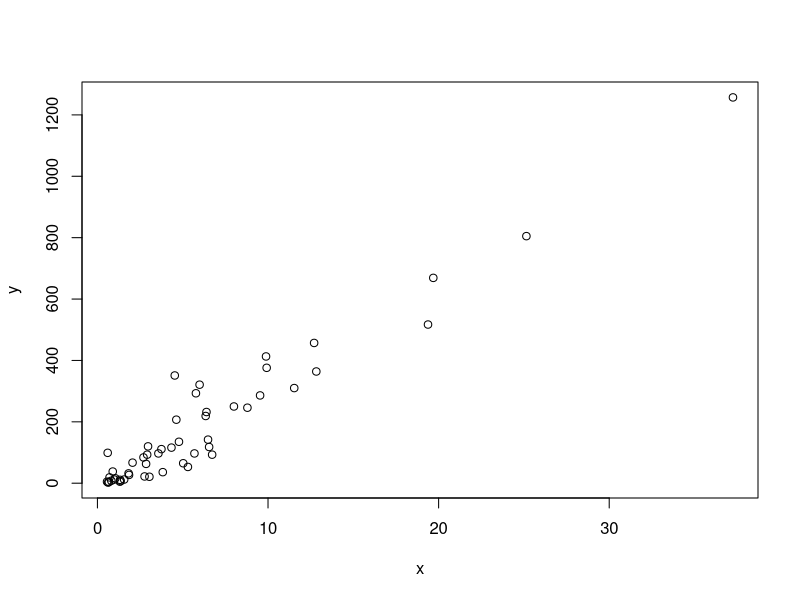
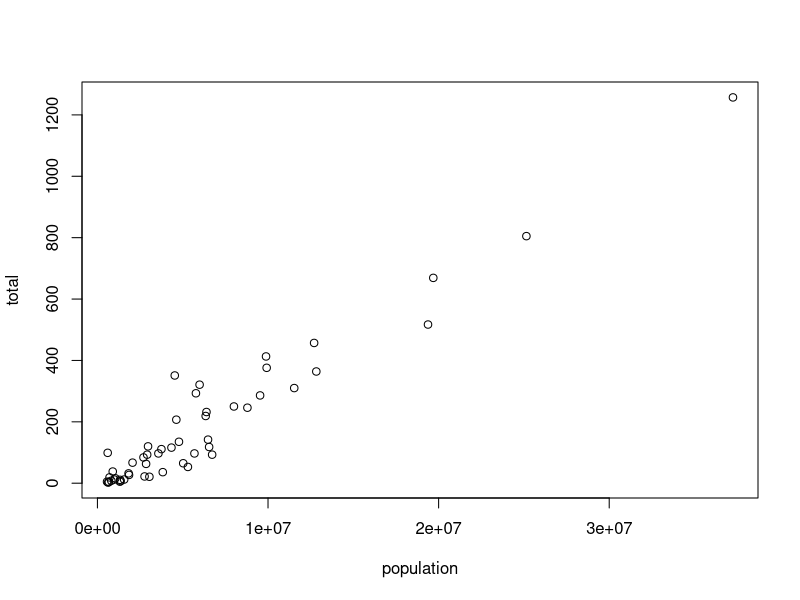
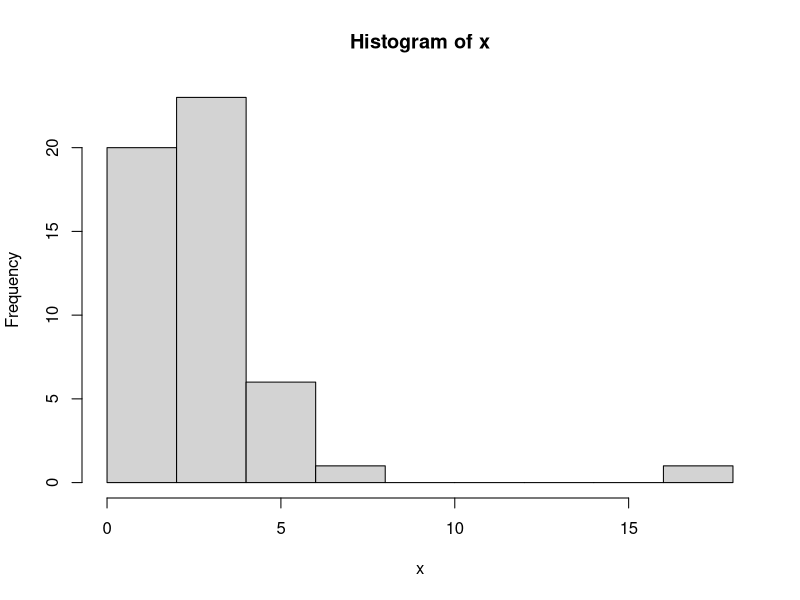
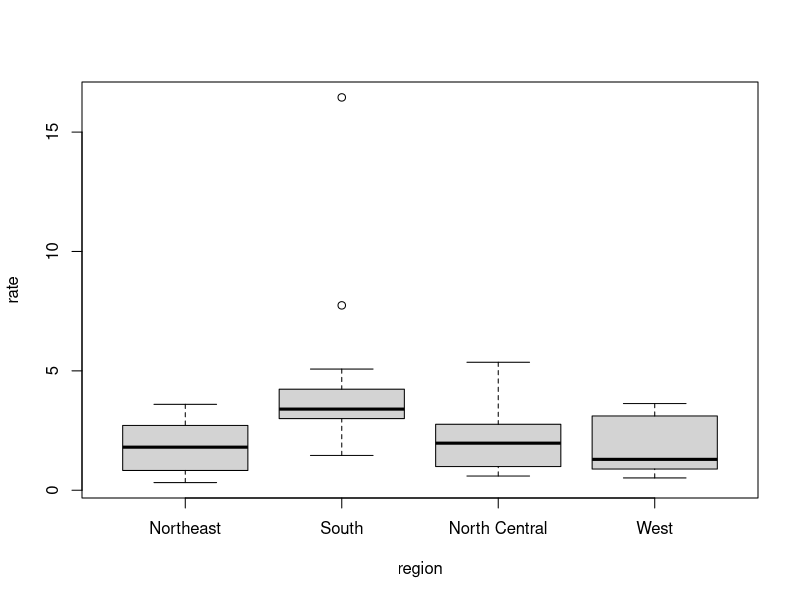
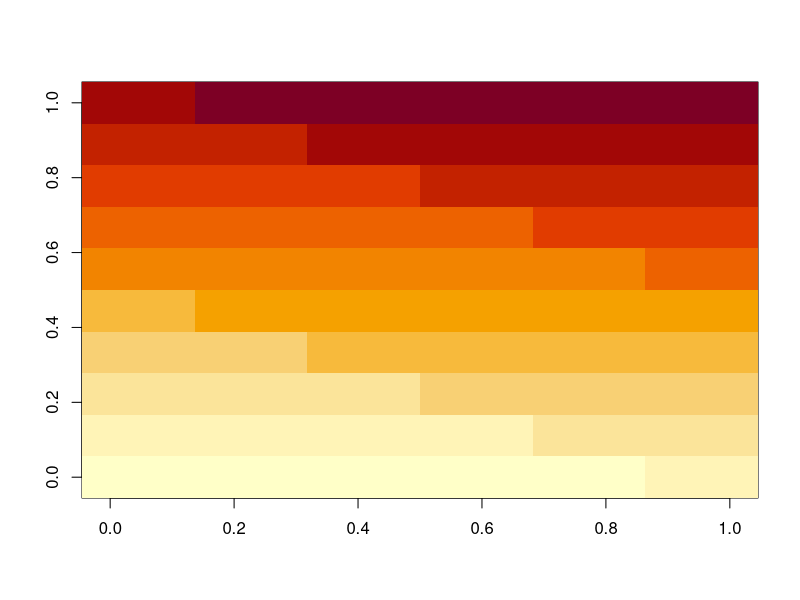
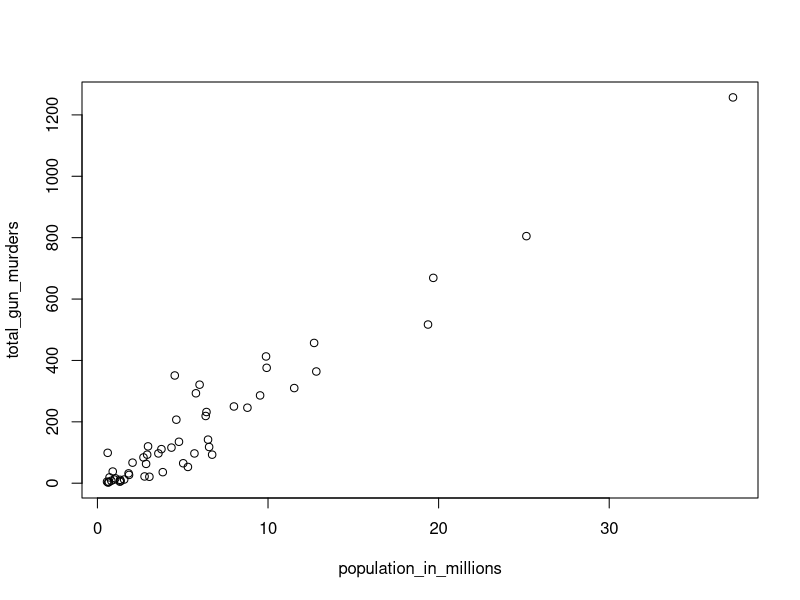
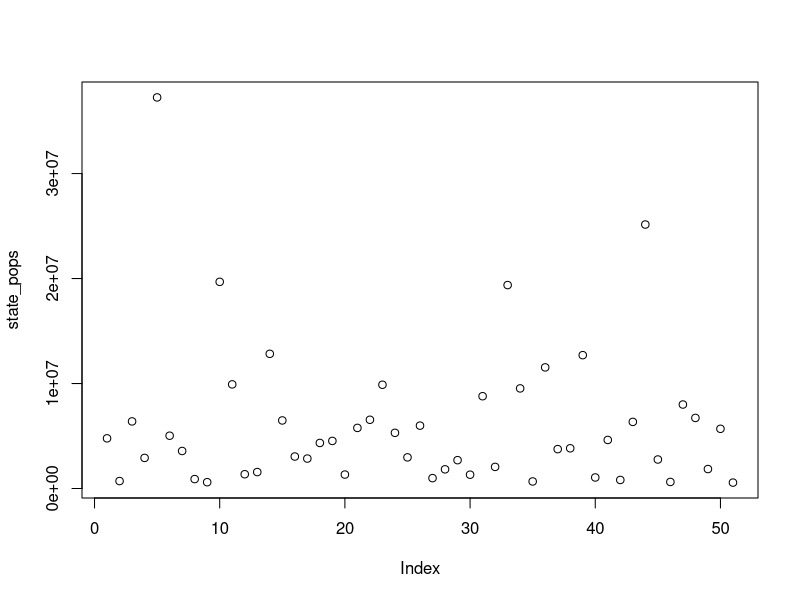
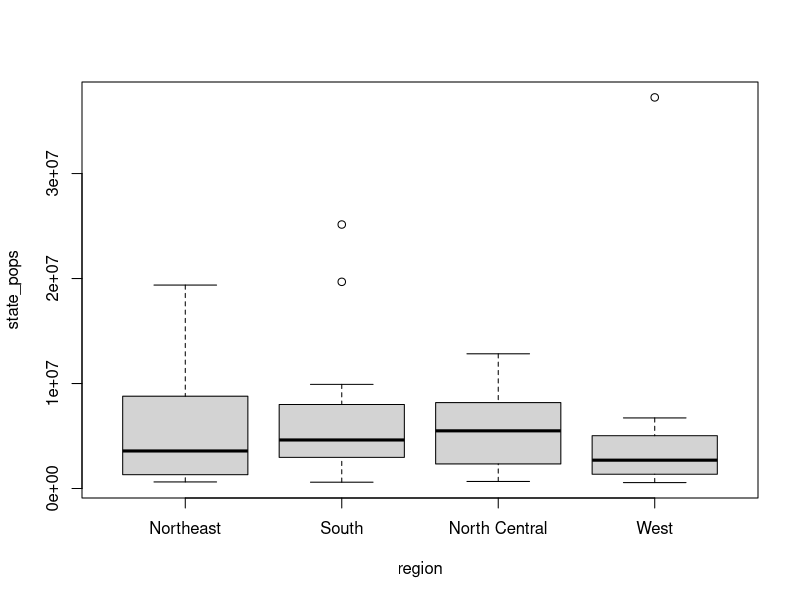

These charts were generated, in order, by the following R code:
## ---- chunk 1
ls()
## ---- chunk 2
args(log)
## ---- chunk 3
data()
## ---- chunk 4
head(co2)
## ---- chunk 5
a <- 3
b <- 2
c <- -1
(-b + sqrt(b^2 - 4*a*c)) / (2*a)
(-b - sqrt(b^2 - 4*a*c)) / (2*a)
## ---- chunk 6
a <- 2
class(a)
## ---- chunk 7
# install.packages("dslabs")
library(dslabs)
data(murders)
## ---- chunk 8
class(murders)
## ---- chunk 9
str(murders)
## ---- chunk 10
names(murders)
## ---- chunk 11
head(murders)
## ---- chunk 12
murders$population
## ---- chunk 13
pop <- murders$population
length(pop)
## ---- chunk 14
class(pop)
## ---- chunk 15
class(murders$state)
## ---- chunk 16
z <- 3 == 2
z
## ---- chunk 17
class(z)
## ---- chunk 18
class(murders$region)
## ---- chunk 19
levels(murders$region)
## ---- chunk 20
region <- murders$region
value <- murders$total
region <- reorder(region, value, FUN = sum)
levels(region)
## ---- chunk 21
record <- list(
  name = "John Doe",
  student_id = 1234,
  grades = c(95, 82, 91, 97, 93),
  final_grade = "A"
)
record
## ---- chunk 22
record2 <- list("John Doe", 1234)
record2
## ---- chunk 23
record2[[1]]
## ---- chunk 24
mat <- matrix(1:12, 4, 3)
mat
## ---- chunk 25
mat[2, 3]
## ---- chunk 26
mat[2,]
## ---- chunk 27
mat[, 3]
## ---- chunk 28
class(mat[,3])
## ---- chunk 29
mat[, 2:3]
## ---- chunk 30
mat[1:2, 2:3]
## ---- chunk 31
as.data.frame(mat)
## ---- chunk 32
data("murders")
murders[25, 1]
## ---- chunk 33
murders[2:3, ]
## ---- chunk 34
str(murders)
## ---- chunk 35
names(murders)
## ---- chunk 36
a <- murders$abb
class(a)
## ---- chunk 37
b <- murders[["abb"]]
identical(a, b)
## ---- chunk 38
length(levels(murders$region))
## ---- chunk 39
table(murders$region)
## ---- chunk 40
codes <- c(380, 124, 818)
codes
## ---- chunk 41
country <- c("italy", "canada", "egypt")
country
## ---- chunk 42
codes <- c(italy = 380, canada = 124, egypt = 818)
codes
## ---- chunk 43
class(codes)
## ---- chunk 44
names(codes)
## ---- chunk 45
country <- c("italy", "canada", "egypt")
codes <- c(380, 124, 818)
names(codes) <- country
codes
## ---- chunk 46
seq(1, 10, 2)
## ---- chunk 47
1:10
## ---- chunk 48
class(1:10)
## ---- chunk 49
class(seq(1, 10, 0.5))
## ---- chunk 50
codes[2]
## ---- chunk 51
codes[c(1, 3)]
## ---- chunk 52
codes[1:2]
## ---- chunk 53
codes["canada"]
## ---- chunk 54
codes[c("egypt","italy")]
## ---- chunk 55
x <- c(1, "canada", 3)
class(x)
## ---- chunk 56
x <- 1:5
y <- as.character(x)
y
## ---- chunk 57
as.numeric(y)
## ---- chunk 58
x <- c("1", "b", "3")
as.numeric(x)
## ---- chunk 59
temp <- c(35,88,42,84,81,30)
## ---- chunk 60
city <- c("Beijing", "Lagos", "Paris", "Rio de Janeiro", "San Juan", "Toronto")
## ---- chunk 61
names(temp) <- city
## ---- chunk 62
temp
## ---- chunk 63
temp[1:3]
## ---- chunk 64
temp[c("Paris", "San Juan")]
## ---- chunk 65
a <- 12:73
a
## ---- chunk 66
b <- seq(1, 99, 2)
b
## ---- chunk 67
c <- seq(6,55-.001,4/7)
length(c)
## ---- chunk 68
a <- seq(1, 10, 0.5)
class(a)
## ---- chunk 69
class(seq(1, 10))
## ---- chunk 70
class(1L)
## ---- chunk 71
x <- c("1","3","5")
as.numeric(x)
## ---- chunk 72
library(dslabs)
data(murders)
sort(murders$total)
## ---- chunk 73
x <- c(31, 4, 15, 92, 65)
sort(x)
## ---- chunk 74
index <- order(x)
index
## ---- chunk 75
x[index]
## ---- chunk 76
ind <- order(murders$total)
murders$abb[ind]
## ---- chunk 77
max(murders$total)
## ---- chunk 78
i_max <- which.max(murders$total)
murders$state[i_max]
## ---- chunk 79
x <- c(31, 4, 15, 92, 65)
rank(x)
## ---- chunk 80
tmp <- data.frame(original=x, sort=sort(x), order=order(x), rank=rank(x))
if(knitr::is_html_output()){
  knitr::kable(tmp, "html") |>
    kableExtra::kable_styling(bootstrap_options = "striped", full_width = FALSE)
} else{
  knitr::kable(tmp, "latex", booktabs = TRUE) |>
    kableExtra::kable_styling(font_size = 8)
}
## ---- chunk 81
x <- c(1, 2, 3)
y <- c(10, 20, 30, 40, 50, 60, 70)
x + y
## ---- chunk 82
pop <- murders$population
pop_s <- sort(pop)
pop_s[1]
## ---- chunk 83
index <- order(pop)
index[1]
## ---- chunk 84
which.min(pop)
## ---- chunk 85
state_names <- murders$state
state_names[which.min(pop)]
## ---- chunk 86
temp <- c(35, 88, 42, 84, 81, 30)
city <- c("Beijing", "Lagos", "Paris", "Rio de Janeiro", 
          "San Juan", "Toronto")
city_temps <- data.frame(name = city, temperature = temp)
city_temps
## ---- chunk 87
ranks <- rank(pop)
ranks
## ---- chunk 88
my_df <- data.frame(name = state_names, rank = ranks)
my_df
## ---- chunk 89
sort(my_df$rank)
## ---- chunk 90
data("na_example")  
str(na_example)
## ---- chunk 91
mean(na_example)
## ---- chunk 92
ind <- is.na(na_example)
length(ind)
## ---- chunk 93
mean(na_example, na.rm = TRUE)
## ---- chunk 94
murders$state[which.max(murders$population)]
## ---- chunk 95
inches <- c(69, 62, 66, 70, 70, 73, 67, 73, 67, 70)
inches * 2.54
## ---- chunk 96
inches - 69
## ---- chunk 97
murder_rate <- murders$total / murders$population * 100000
murder_rate
## ---- chunk 98
murders$abb[order(murder_rate)]
## ---- chunk 99
temp_c <- 5 / 9 * (temp -32)
city_temps_c <- data.frame(name = city, temperature = temp_c)
city_temps_c
## ---- chunk 100
pi^2/6
## ---- chunk 101
murder_rate <- murders$total / murders$population * 100000
mean(murder_rate)
## ---- chunk 102
ind <- murder_rate <= 0.71
murders$state[ind]
## ---- chunk 103
sum(ind)
## ---- chunk 104
west <- murders$region == "West"
safe <- murder_rate <= 1
## ---- chunk 105
ind <- safe & west
murders$state[ind]
## ---- chunk 106
ind <- which(murders$state == "California")
murder_rate[ind]
## ---- chunk 107
ind <- match(c("New York", "Florida", "Texas"), murders$state)
ind
## ---- chunk 108
murder_rate[ind]
## ---- chunk 109
c("Boston", "Dakota", "Washington") %in% murders$state
## ---- chunk 110
match(c("New York", "Florida", "Texas"), murders$state)
## ---- chunk 111
which(murders$state%in%c("New York", "Florida", "Texas"))
## ---- chunk 112
murder_rate <- murders$total / murders$population * 100000
low <- murder_rate < 1
low
## ---- chunk 113
ind <- which(murder_rate < 1)
ind
## ---- chunk 114
murders$state[ind]
## ---- chunk 115
northeast <- murders$region == "Northeast"
ind <- low & northeast
murders$state[ind]
## ---- chunk 116
avg <- mean(murder_rate)
ind <- which(murder_rate < avg)
length(murders$state[ind])
## ---- chunk 117
ind <- match(c("AK", "MI", "IA"), murders$abb)
murders$state[ind]
## ---- chunk 118
abb_exists <- which(murders$abb %in% c("MA", "ME", "MI", "MO", "MU"))
murders$state[abb_exists]
## ---- chunk 119
abb_exists_not <- which(!murders$abb %in% c("MA", "ME", "MI", "MO", "MU"))
abb_exists_not
## ---- chunk 120
x <- murders$population / 10^6
y <- murders$total
plot(x, y)
## ---- chunk 121
with(murders, plot(population, total))
## ---- chunk 122
x <- with(murders, total / population * 10^5)
hist(x)
## ---- chunk 123
murders$state[which.max(x)]
## ---- chunk 124
murders$rate <- with(murders, total / population * 10^5)
boxplot(rate~region, data = murders)
## ---- chunk 125
x <- matrix(1:120, 12, 10)
image(x)
## ---- chunk 126
# library(dslabs)
# data(murders)
population_in_millions <- murders$population/10^6
total_gun_murders <- murders$total
plot(population_in_millions, total_gun_murders)
## ---- chunk 127
state_pops = murders$population
plot(state_pops)
## ---- chunk 128
boxplot(state_pops~region, data = murders)
